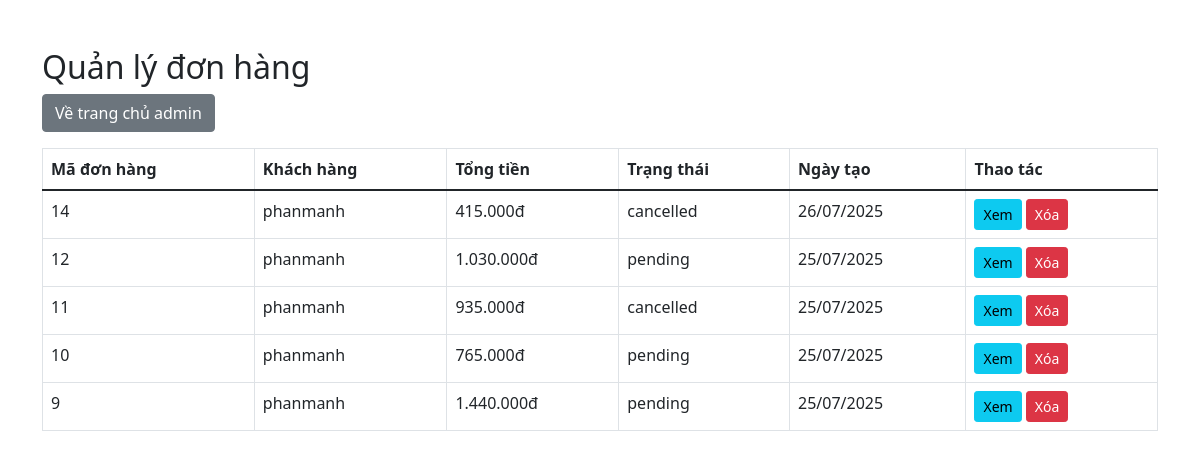
The page /admin/orders.php on the database its author committed.
### tables this page shows
CREATE TABLE `orders` (
  `id` int(11) NOT NULL,
  `user_id` int(11) DEFAULT NULL,
  `order_number` varchar(50) NOT NULL,
  `total_amount` decimal(10,2) NOT NULL,
  `payment_method` enum('atm','cash') DEFAULT 'cash',
  `delivery_method` enum('post','express','direct') DEFAULT 'post',
  `delivery_address` text DEFAULT NULL,
  `status` enum('pending','processing','shipped','delivered','cancelled') DEFAULT 'pending',
  `created_at` timestamp NOT NULL DEFAULT current_timestamp()
);

CREATE TABLE `users` (
  `id` int(11) NOT NULL,
  `username` varchar(50) NOT NULL,
  `email` varchar(255) NOT NULL,
  `password` varchar(255) NOT NULL,
  `full_name` varchar(255) DEFAULT NULL,
  `phone` varchar(20) DEFAULT NULL,
  `address` text DEFAULT NULL,
  `role` enum('customer','admin') DEFAULT 'customer',
  `created_at` timestamp NOT NULL DEFAULT current_timestamp()
);

### admin/orders.php (the view, shortened to what this page needs)
<?php
require_once '../config.php';
$stmt = $pdo->query("SELECT o.*, u.full_name FROM orders o JOIN users u ON o.user_id = u.id ORDER BY o.created_at DESC");
$orders = $stmt->fetchAll();
?>
<!DOCTYPE html>
<html lang="vi">
<head>
    <link href="https://cdn.jsdelivr.net/npm/bootstrap@5.1.3/dist/css/bootstrap.min.css" rel="stylesheet">
</head>
<body>
<div class="container my-5">
    <h2>Quản lý đơn hàng</h2>
    <a href="index.php" class="btn btn-secondary mb-3">Về trang chủ admin</a>
    <table class="table table-bordered">
        <thead>
            <tr>
                <th>Mã đơn hàng</th>
                <th>Khách hàng</th>
                <th>Tổng tiền</th>
                <th>Trạng thái</th>
                <th>Ngày tạo</th>
                <th>Thao tác</th>
            </tr>
        </thead>
        <tbody>
            <?php foreach ($orders as $o): ?>
            <tr>
                <td><?= htmlspecialchars($o['id']) ?></td>
                <td><?= htmlspecialchars($o['full_name']) ?></td>
                <td><?= number_format($o['total_amount'],0,',','.') ?>đ</td>
                <td><?= htmlspecialchars($o['status']) ?></td>
                <td><?= date('d/m/Y', strtotime($o['created_at'])) ?></td>
                <td>
                    <a href="order_view.php?id=<?= $o['id'] ?>" class="btn btn-info btn-sm">Xem</a>
                    <a href="order_delete.php?id=<?= $o['id'] ?>" class="btn btn-danger btn-sm" onclick="return confirm('Xóa đơn hàng này?')">Xóa</a>
                </td>
            </tr>
            <?php endforeach; ?>
        </tbody>
    </table>
</div>
</body>
</html>

### rows shown on the page
orders: id "14", user.full_name "phanmanh", total_amount "415.000", status "cancelled", created_at "26/07/2025"
orders: id "12", user.full_name "phanmanh", total_amount "1.030.000", status "pending", created_at "25/07/2025"
orders: id "11", user.full_name "phanmanh", total_amount "935.000", status "cancelled", created_at "25/07/2025"
orders: id "10", user.full_name "phanmanh", total_amount "765.000", status "pending", created_at "25/07/2025"
orders: id "9", user.full_name "phanmanh", total_amount "1.440.000", status "pending", created_at "25/07/2025"
